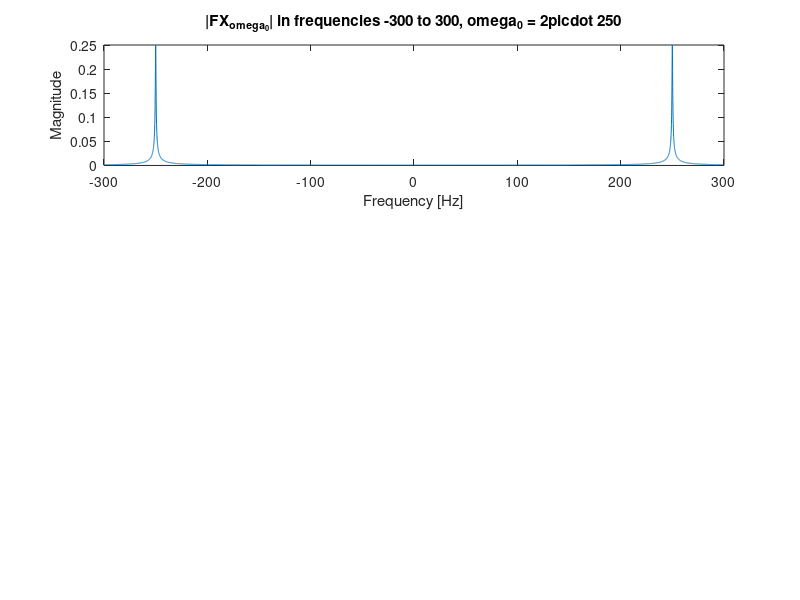
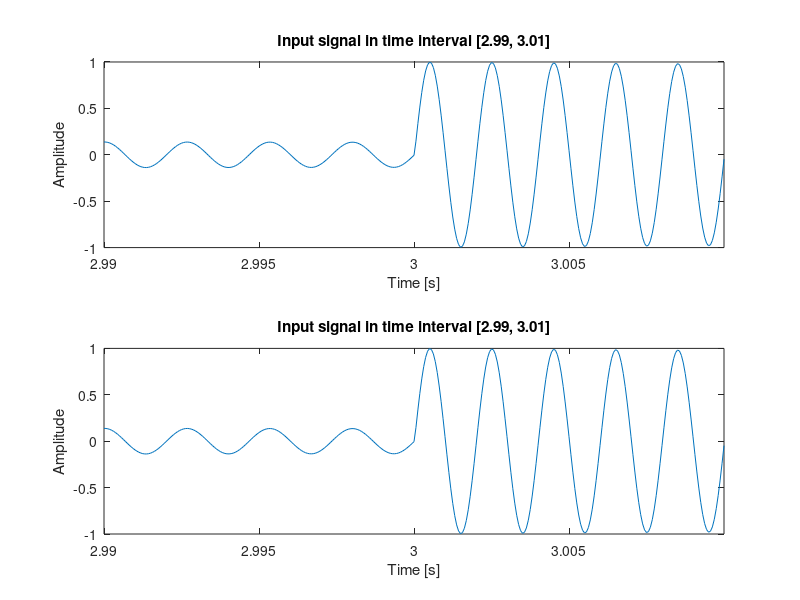

Source code (MATLAB) for these figures, in order:
% Students:
%  Itay Levi - 203192216 
%  Hagai Kariti - 301781613

%% Clear all
clear all;
close all;
clc
%% Q1
% define the signal
x_w = @(w,t) sin(w.*t).*(t >= 0).*exp(-2*t);
% define fourier transform for X
w0 = 2*pi*250;
X_fourier = @(w) w0./(w0^2 + (j.*w + 2).^2);
% calculate it for given interval
f_space = linspace(-300, 300, 10000);
X_f_abs = abs(X_fourier(2*pi*f_space));
% plot it
figure(1);
subplot(3, 1, 1);
plot(f_space, X_f_abs);
title("|F\{X_{\omega_0}\}| in frequencies -300 to 300, \omega_0 = 2\pi\cdot 250");
xlabel("Frequency [Hz]");
ylabel("Magnitude");
%% Q2
% define the signal x(t)
w1 = 2*pi*250;
w2 = 2*pi*315;
w3 = 2*pi*375;
w4 = 2*pi*500;
x = @(t) x_w(w1, t).*(t >= 0 & t < 1) ...
    + x_w(w2, t-1).*(t >= 1 & t < 2) ...
    + x_w(w3, t-2).*(t >= 2 & t < 3) ...
    + x_w(w4, t-3).*(t >= 3 & t < 4);
% calculate the signal in the required time interval
t = linspace(0, 4, 64000);
signal = x(t);
% play it
sample_freq = 64000/4;
soundsc(signal, sample_freq);
%% Q3
% calculate time interval
start_index = sample_freq * 2.99;
end_index = sample_freq * 3.01;
number_of_samples = (3.01 - 2.99) * sample_freq;
interval = t(start_index:end_index);
% plot the signal twice
figure(2);
subplot(2, 1, 1);
plot(interval, signal(start_index:end_index));
title('Input signal in time interval [2.99, 3.01]');
hold all;
xlabel('Time [s]');
ylabel('Amplitude');
xlim([interval(1) inf]);

subplot(2, 1, 2);
plot(interval, signal(start_index:end_index));
title('Input signal in time interval [2.99, 3.01]');
hold all;
xlabel('Time [s]');
ylabel('Amplitude');
xlim([interval(1) inf]);
